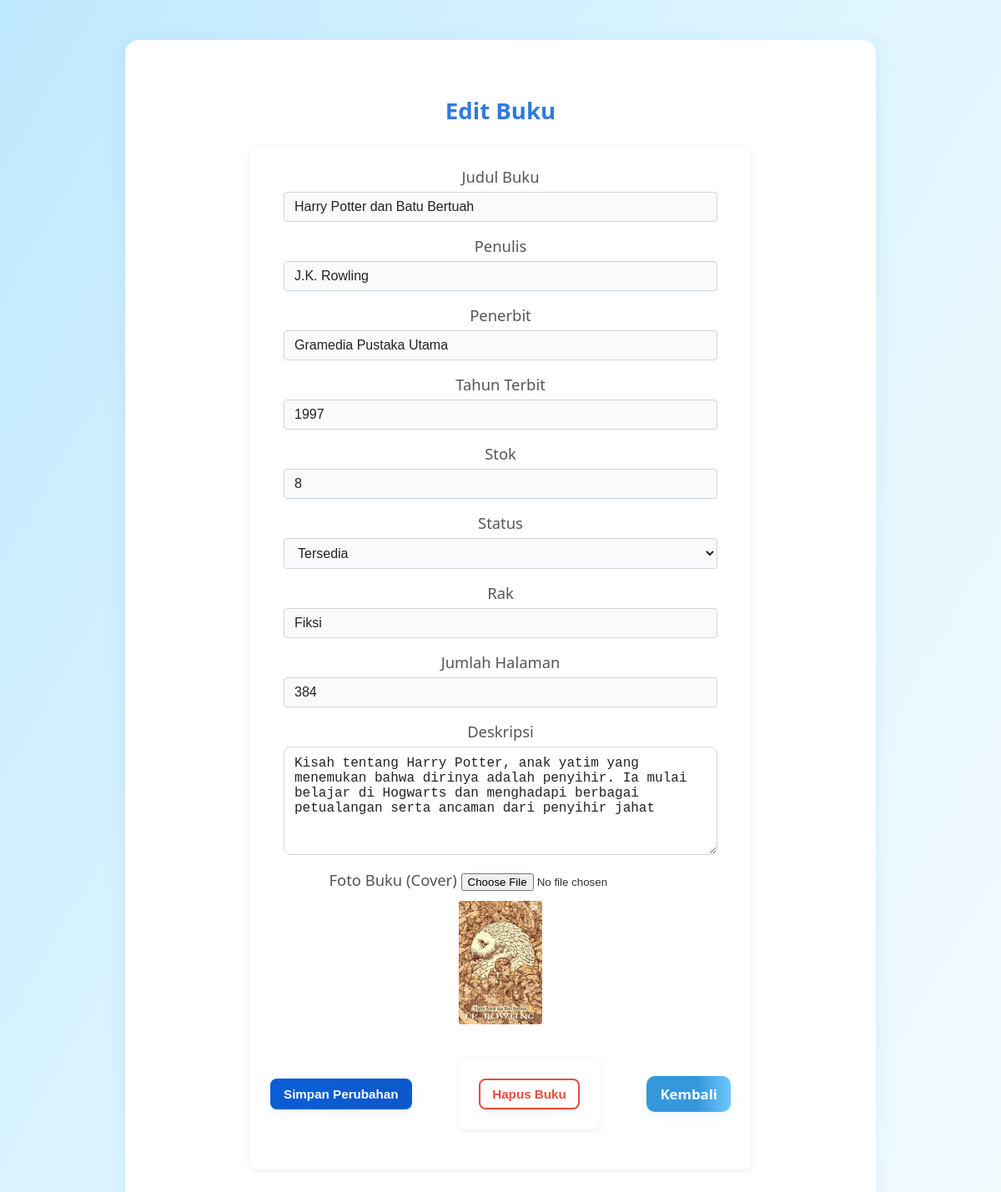
Screenshot of /edit_buku.php?id=20 (signed in) with the database file from the repository.
### tables this page shows
CREATE TABLE `buku` (
  `id_buku` int(11) NOT NULL,
  `judul` varchar(100) DEFAULT NULL,
  `penulis` varchar(100) DEFAULT NULL,
  `penerbit` varchar(100) DEFAULT NULL,
  `tahun_terbit` year(4) DEFAULT NULL,
  `stok` int(11) DEFAULT NULL,
  `rak` varchar(20) DEFAULT NULL,
  `status` varchar(20) DEFAULT NULL,
  `foto` varchar(255) DEFAULT NULL,
  `deskripsi` text DEFAULT NULL,
  `jumlah_halaman` int(11) DEFAULT NULL
);

### edit_buku.php (the view, shortened to what this page needs)
<?php
include 'config/koneksi.php';
$id = isset($_GET['id']) ? intval($_GET['id']) : 0;
$stmtGet = mysqli_prepare($koneksi, "SELECT * FROM buku WHERE id_buku = ? LIMIT 1");
if ($stmtGet) {
    mysqli_stmt_bind_param($stmtGet, 'i', $id);
    mysqli_stmt_execute($stmtGet);
    $resGet = mysqli_stmt_get_result($stmtGet);
    $data = mysqli_fetch_assoc($resGet);
} else {
    header("Location: test_buku.php");
    exit;
}
?>
<!DOCTYPE html>
<html>
<head>
    <link rel="stylesheet" href="assets/css/style.css">
</head>
<body>
<div class="profile-container profile-large" style="max-width:900px;">
    <h2 style="text-align:center;">Edit Buku</h2>
    <form method="post" enctype="multipart/form-data">
        <label>Judul Buku</label>
        <input type="text" name="judul" value="<?= htmlspecialchars($data['judul']); ?>" required>
        <label>Penulis</label>
        <input type="text" name="penulis" value="<?= htmlspecialchars($data['penulis']); ?>" required>
        <label>Penerbit</label>
        <input type="text" name="penerbit" value="<?= htmlspecialchars($data['penerbit']); ?>" required>
        <label>Tahun Terbit</label>
        <input type="number" name="tahun_terbit" value="<?= htmlspecialchars(isset($data['tahun_terbit']) ? $data['tahun_terbit'] : (isset($data['tahun']) ? $data['tahun'] : '')); ?>" min="1000" max="9999" required>
        <label>Stok</label>
        <input type="number" name="stok" value="<?= $data['stok']; ?>" min="0" required>
        <label>Status</label>
        <select name="status">
            <option value="Tersedia" <?= $data['status']=='Tersedia'?'selected':'' ?>>Tersedia</option>
        </select>
        <label>Rak</label>
        <input type="text" name="rak" value="<?= htmlspecialchars($data['rak']); ?>" required>
        <label>Jumlah Halaman</label>
        <input type="number" name="jumlah_halaman" value="<?= htmlspecialchars(isset($data['jumlah_halaman']) ? $data['jumlah_halaman'] : ''); ?>" min="1">
        <label>Deskripsi</label>
        <textarea name="deskripsi" rows="6"><?= isset($data['deskripsi']) ? htmlspecialchars($data['deskripsi']) : '' ; ?></textarea>
        <label>Foto Buku (Cover)</label>
        <input type="file" name="foto" accept="image/*">
        <div style="margin:12px 0;">
            <img src="upload/<?= htmlspecialchars($data['foto']); ?>" width="100" alt="Cover Buku">
        </div>
        <div style="display:flex;gap:12px;align-items:center;">
            <button type="submit" name="save" class="action-btn primary">Simpan Perubahan</button>
            </form>
            <form method="post" onsubmit="return confirm('Yakin ingin menghapus buku ini? Semua data akan dihapus.');">
                <button type="submit" name="delete" class="action-btn warn">Hapus Buku</button>
            </form>
            <a href="test_buku.php" class="btn-kembali">Kembali</a>
        </div>
</body>
</html>

### assets/css/style.css (style rules this page uses)
.btn-kembali { display: inline-block; background: linear-gradient(90deg, #3498db 60%, #6ec6ff 100%); color: #fff; border: none; padding: 8px 28px; border-radius: 6px; font-weight: 600; text-decoration: none; font-size: 1.05rem; box-shadow: 0 2px 8px rgba(52,152,219,0.08); transition: background 0.2s, color 0.2s; }
.profile-large { max-width: 520px; padding: 48px 40px 40px 40px; font-size: 1.15rem; }
html, body { margin: 0; padding: 0; }
body { background: #f2f4f7; color: #2d3a4b; font-family: "Segoe UI", Roboto, Helvetica, Arial, sans-serif; }
.profile-container { max-width: 400px; margin: 48px auto; background: #fff; border-radius: 16px; box-shadow: 0 6px 24px rgba(52,152,219,0.13); padding: 36px 32px 32px 32px; text-align: center; }
.action-btn { display: inline-flex; align-items: center; justify-content: center; padding: 8px 14px; border-radius: 8px; text-decoration: none; font-weight: 700; font-size: 0.95rem; min-width: 90px; text-align: center; transition: all 0.2s cubic-bezier(0.4, 0, 0.2, 1); gap: 6px; position: relative; overflow: hidden; }
.action-btn.primary { background: linear-gradient(135deg, #0b5ed7 0%, #0a58ca 100%); color: #fff; border: 2px solid #0b5ed7; }
.action-btn.warn { background: #fff; color: #e74c3c; border: 2px solid #e74c3c; }
*, *::before, *::after { box-sizing: border-box; }
body { font-family: 'Segoe UI', Arial, sans-serif; background: linear-gradient(120deg, #bfe9ff 0%, #dff5ff 50%, #f4fbff 100%); color: #333; margin: 0; padding: 0; -webkit-font-smoothing: antialiased; -moz-osx-font-smoothing: grayscale; }
input[type="text"], input[type="number"], input[type="password"], select, textarea { width: 100%; max-width: 520px; padding: 10px 12px; margin: 6px 0 12px 0; border: 1px solid #d1d5db; border-radius: 8px; background: #fff; font-size: 16px; color: #222; }
button, .btn-kembali, .book-action a, .top-profile, .profile-back, .profile-logout { display: inline-flex; align-items: center; justify-content: center; gap: 6px; padding: 10px 16px; border-radius: 10px; cursor: pointer; box-shadow: 0 4px 14px rgba(52,152,219,0.08); }
button, .book-action a { border: none; }
form, table { max-width: 100%; }
h2 { color: #2d7be0; margin-top: 30px; }
form, table { background: #fff; border-radius: 8px; box-shadow: 0 2px 8px rgba(0,0,0,0.07); padding: 24px; margin: 24px auto; max-width: 600px; }
label { font-weight: 500; color: #555; }
input[type="text"], input[type="number"], input[type="password"], select { width: 100%; padding: 8px 12px; margin-top: 6px; margin-bottom: 16px; border: 1px solid #d1d5db; border-radius: 4px; background: #f9fafb; font-size: 16px; }
button { background: #2d7be0; color: #fff; border: none; border-radius: 4px; padding: 10px 24px; font-size: 16px; cursor: pointer; transition: background 0.2s; }
img { border-radius: 4px; }
a { color: #2d7be0; text-decoration: none; font-weight: 500; }

### rows the page displays
buku: judul "Harry Potter dan Batu Bertuah", penulis "J.K. Rowling", penerbit "Gramedia Pustaka Utama", tahun_terbit "1997", stok "8", status "Tersedia", rak "Fiksi", jumlah_halaman "384", deskripsi "Kisah tentang Harry Potter, anak yatim yang menemukan bahwa dirinya adalah penyihir. Ia mulai belajar di Hogwarts dan menghadapi berbagai petualangan serta ancaman dari penyihir jahat", foto (picture)
